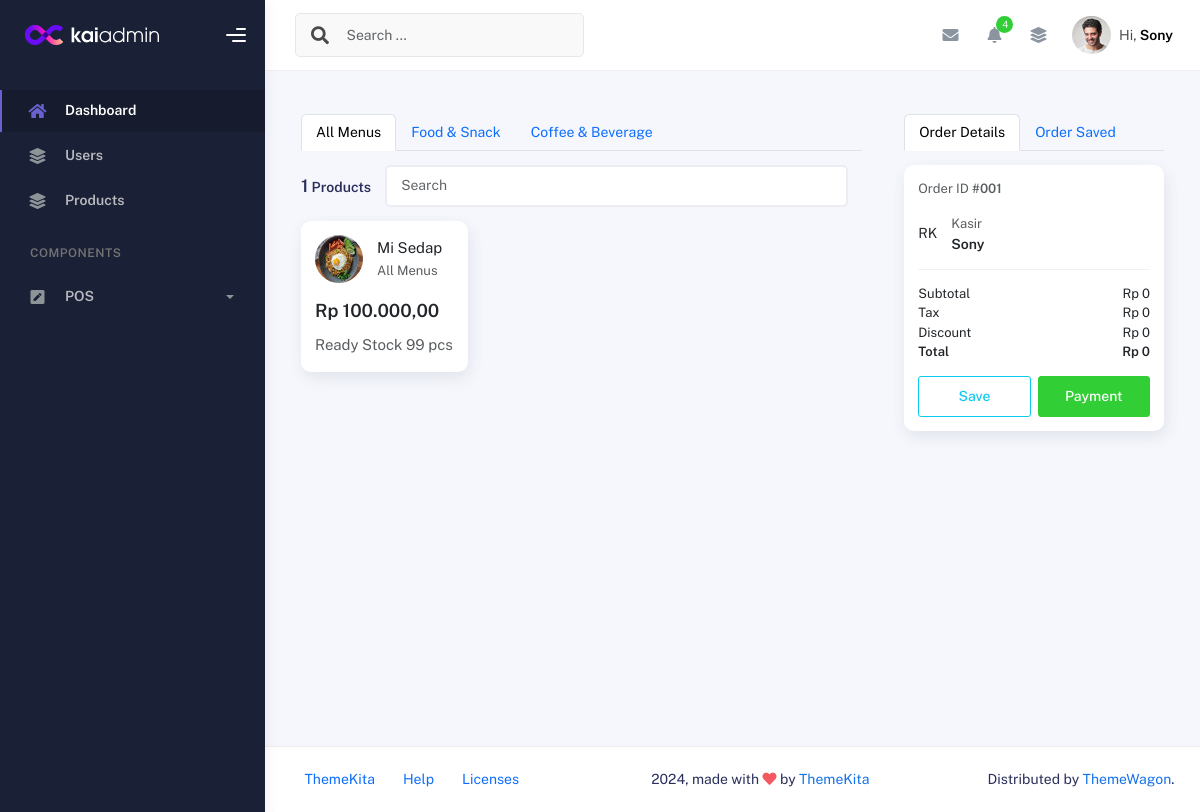
Screenshot of /main.php?page=transaction (signed in) with the database file from the repository.
### tables this page shows
CREATE TABLE `categories` (
  `id` int(10) NOT NULL,
  `category_name` varchar(45) DEFAULT NULL,
  `created_at` timestamp NOT NULL DEFAULT current_timestamp(),
  `updated_at` timestamp NOT NULL DEFAULT current_timestamp()
);

CREATE TABLE `products` (
  `id` int(10) NOT NULL,
  `category_id` int(10) DEFAULT NULL,
  `product_name` varchar(45) DEFAULT NULL,
  `product_photo` varchar(100) DEFAULT NULL,
  `product_price` int(10) DEFAULT NULL,
  `qty` int(10) DEFAULT NULL,
  `product_description` varchar(55) DEFAULT NULL,
  `is_active` tinyint(1) NOT NULL DEFAULT 0,
  `created_at` timestamp NOT NULL DEFAULT current_timestamp(),
  `updated_at` timestamp NOT NULL DEFAULT current_timestamp()
);

### pages/transaction.php (the view, shortened to what this page needs)
<?php
$selectCategories = mysqli_query($koneksi, "SELECT * FROM categories");
$rowCategories = mysqli_fetch_all($selectCategories, MYSQLI_ASSOC);
$selectProducts = mysqli_query($koneksi, "SELECT * FROM products");
$rowPros = mysqli_fetch_all($selectProducts, MYSQLI_ASSOC);
?>
<div class="row">
    <div class="col-lg-8 p-4">
        <ul class="nav nav-tabs" role="tablist">
            <?php
            foreach ($rowCategories as $key => $v) {
            ?>
                <li class="nav-item">
                    <button class="nav-link <?php echo $key === 0 ? 'active' : '' ?>" data-bs-toggle="tab" data-bs-target="#tab-pane-<?php echo $key ?>">
                        <?php echo $v['category_name'] ?>
                    </button>
                </li>
            <?php
            }
            ?>
        </ul>
        <div class="tab-content mt-3">
            <?php
            foreach ($rowCategories as $key => $value) {
            ?>
                <div class="tab-pane fade <?php echo $key === 0 ? 'show active' : '' ?>" id="tab-pane-<?php echo $key ?>">
                    <div class="d-flex justify-content-between align-items-center mb-3">
                        <div class="fw-semibold">
                            <?php
                            $count = 0;
                            foreach ($rowPros as $rowPro) {
                                if ($rowPro['category_id'] == $value['id']) {
                                    $count++;
                                }
                                if ($key == 0) {
                                    $count++;
                                }
                            }
                            ?>
                            <span class="fs-5"><?php echo $count ?></span> Products
                        </div>
                        <div class="flex-grow-1 mx-3">
                            <input type="text" class="form-control" placeholder="Search">
                        </div>
                    </div>
                    <div class="row g-3">
                        <?php
                        foreach ($rowPros as $rowP) {
                        ?>
                            <?php
                            if ($key == 0) {
                            ?>
                                <div class="col-md-4">
                                    <div class="card product-card" onclick='addToCart({
                                    id: <?= $rowP["id"] ?>,
                                    name: "<?= $rowP["product_name"] ?>",
                                    price: <?= $rowP["product_price"] ?>,
                                    image: "assets/img/<?= $rowP["product_photo"] ?>"})'>
                                        <div class="d-flex align-items-center p-3">
                                            <img src="assets/img/<?php echo $rowP['product_photo'] ?>" class="rounded-circle me-3" width="48" height="48">
                                            <div>
                                                <h6 class="mb-0"><?php echo $rowP['product_name'] ?></h6>
                                                <small class="text-muted"><?php echo $value['category_name'] ?></small>
                                            </div>
                                        </div>
                                        <div class="px-3">
                                            <h5 class="fw-bold">Rp <?php echo number_format($rowP['product_price'], 2, ',', '.') ?></h5>
                                            <p class="text-muted">Ready Stock <?php echo $rowPro['qty'] ?> pcs</p>
                                        </div>
                                    </div>
                                </div>
                        <?php
                            }
                        }
                        ?>
                    </div>
                </div>
            <?php
            }
            ?>
        </div>
    </div>
    <div class="col-lg-4 p-4">
        <ul class="nav nav-tabs">
            <li class="nav-item">
                <button class="nav-link active">Order Details</button>
            </li>
            <li class="nav-item">
                <button class="nav-link">Order Saved</button>
            </li>
        </ul>
        <div class="card p-3 mt-3">
            <small class="text-muted">Order ID <strong>#001</strong></small>
            <div class="d-flex align-items-center my-3">
                <div class="avatar-circle me-3">RK</div>
                <div>
                    <small class="text-muted">Kasir</small>
                    <div class="fw-semibold"><?php echo isset($_SESSION['USERNAME']) ? $_SESSION['USERNAME'] : ''  ?></div>
                </div>
            </div>
            <div class="border-top pt-3">
                <div class="d-flex justify-content-between">
                    <small>Subtotal</small>
                    <small id="subtotal">Rp 0</small>
                </div>
                <div class="d-flex justify-content-between">
                    <small>Tax</small>
                    <small id="tax">Rp 0</small>
                </div>
                <div class="d-flex justify-content-between">
                    <small>Discount</small>
                    <small id="discount">Rp 0</small>
                </div>
                <div class="d-flex justify-content-between fw-bold">
                    <small>Total</small>
                    <small id="total-bill">Rp 0</small>
                </div>
            </div>
            <div class="mt-3 d-flex gap-2">
                <button class="btn btn-outline-info w-50">Save</button>
                <button class="btn btn-success w-50" data-bs-toggle="modal" data-bs-target="#exampleModal" id="btn-payment">Payment</button>
            </div>
        </div>
    </div>
</div>

### main.php (shortened to what this page needs)
<!DOCTYPE html>
<html lang="en">
<head>
    <link rel="stylesheet" href="assets/template/assets/css/bootstrap.min.css" />
    <link rel="stylesheet" href="assets/template/assets/css/plugins.min.css" />
    <link rel="stylesheet" href="assets/template/assets/css/kaiadmin.min.css" />
    <link rel="stylesheet" href="assets/template/assets/css/demo.css" />
</head>
<body>
    <div class="wrapper">
        <div class="sidebar" data-background-color="dark">
            <div class="sidebar-logo">
                <div class="logo-header" data-background-color="dark">
                    <a href="?page=dashboard" class="logo">
                        <img
                            src="assets/template/assets/img/kaiadmin/logo_light.svg"
                            alt="navbar brand"
                            class="navbar-brand"
                            height="20" />
                    </a>
                    <div class="nav-toggle">
                        <button class="btn btn-toggle toggle-sidebar">
                            <i class="gg-menu-right"></i>
                        </button>
                    </div>
                </div>
            </div>
            <?php include "inc/sidebar.php"; ?>
        </div>
        <div class="main-panel">
            <div class="main-header">
                <?php include "inc/navbar.php"; ?>
            </div>
            <div class="container">
                <div class="page-inner">
                    <div class="row">
                        <div class="col-md-12">
                            <?php
                            if (isset($_GET['page'])) {
                                if (file_exists('pages/' . $_GET['page'] . '.php')) {
                                    include 'pages/' . $_GET['page'] . '.php';
                                } else {
                                    echo "<h1>Halaman Tidak Ditemukan</h1>";
                                }
                            } else {
                                include 'pages/dashboard.php';
                            }
                            ?>
                        </div>
                    </div>
                </div>
            </div>
            <?php include "inc/footer.php" ?>
        </div>
    </div>
</body>
</html>

### inc/sidebar.php (shortened to what this page needs)
<div class="sidebar-wrapper scrollbar scrollbar-inner">
    <div class="sidebar-content">
        <ul class="nav nav-secondary">
            <li class="nav-item active">
                <a
                    href="?page=dashboard"
                    aria-expanded="false">
                    <i class="fas fa-home"></i>
                    <p>Dashboard</p>
                </a>
            </li>
            <li class="nav-item">
                <a
                    href="?page=user"
                    aria-expanded="false">
                    <i class="fas fa-layer-group"></i>
                    <p>Users</p>
                </a>
            </li>
            <li class="nav-item">
                <a
                    href="?page=product"
                    aria-expanded="false">
                    <i class="fas fa-layer-group"></i>
                    <p>Products</p>
                </a>
            </li>
            <li class="nav-section">
                <h4 class="text-section">Components</h4>
            </li>
            <li class="nav-item">
                <a data-bs-toggle="collapse" href="#forms">
                    <i class="fas fa-pen-square"></i>
                    <p>POS</p>
                    <span class="caret"></span>
                </a>
            </li>
        </ul>
    </div>
</div>

### inc/navbar.php (shortened to what this page needs)
<nav
    class="navbar navbar-header navbar-header-transparent navbar-expand-lg border-bottom">
    <div class="container-fluid">
        <nav
            class="navbar navbar-header-left navbar-expand-lg navbar-form nav-search p-0 d-none d-lg-flex">
            <div class="input-group">
                <div class="input-group-prepend">
                    <button type="submit" class="btn btn-search pe-1">
                        <i class="fa fa-search search-icon"></i>
                    </button>
                </div>
                <input
                    type="text"
                    placeholder="Search ..."
                    class="form-control" />
            </div>
        </nav>
        <ul class="navbar-nav topbar-nav ms-md-auto align-items-center">
            <li class="nav-item topbar-icon dropdown hidden-caret">
                <a
                    class="nav-link dropdown-toggle"
                    href="#"
                    id="messageDropdown"
                    role="button"
                    data-bs-toggle="dropdown"
                    aria-haspopup="true"
                    aria-expanded="false">
                    <i class="fa fa-envelope"></i>
                </a>
            </li>
            <li class="nav-item topbar-icon dropdown hidden-caret">
                <a
                    class="nav-link dropdown-toggle"
                    href="#"
                    id="notifDropdown"
                    role="button"
                    data-bs-toggle="dropdown"
                    aria-haspopup="true"
                    aria-expanded="false">
                    <i class="fa fa-bell"></i>
                    <span class="notification">4</span>
                </a>
            </li>
            <li class="nav-item topbar-icon dropdown hidden-caret">
                <a
                    class="nav-link"
                    data-bs-toggle="dropdown"
                    href="#"
                    aria-expanded="false">
                    <i class="fas fa-layer-group"></i>
                </a>
            </li>
            <li class="nav-item topbar-user dropdown hidden-caret">
                <a
                    class="dropdown-toggle profile-pic"
                    data-bs-toggle="dropdown"
                    href="#"
                    aria-expanded="false">
                    <div class="avatar-sm">
                        <img
                            src="assets/img/profile.jpg"
                            alt="..."
                            class="avatar-img rounded-circle" />
                    </div>
                    <span class="profile-username">
                        <span class="op-7">Hi,</span>
                        <span class="fw-bold"><?php echo $_SESSION['USERNAME'] ?></span>
                    </span>
                </a>
            </li>
        </ul>
    </div>
</nav>

### inc/footer.php
<footer class="footer">
                <div class="container-fluid d-flex justify-content-between">
                    <nav class="pull-left">
                        <ul class="nav">
                            <li class="nav-item">
                                <a class="nav-link" href="http://www.themekita.com">
                                    ThemeKita
                                </a>
                            </li>
                            <li class="nav-item">
                                <a class="nav-link" href="#"> Help </a>
                            </li>
                            <li class="nav-item">
                                <a class="nav-link" href="#"> Licenses </a>
                            </li>
                        </ul>
                    </nav>
                    <div class="copyright">
                        2024, made with <i class="fa fa-heart heart text-danger"></i> by
                        <a href="http://www.themekita.com">ThemeKita</a>
                    </div>
                    <div>
                        Distributed by
                        <a target="_blank" href="https://themewagon.com/">ThemeWagon</a>.
                    </div>
                </div>
            </footer>

### rows the page displays
categories: category_name "All Menus", count "1"
categories: category_name "Food & Snack"
categories: category_name "Coffee & Beverage"
products: product_photo (picture), product_name "Mi Sedap", product_price "100.000,00", qty "99"

### other values shown
$_SESSION['USERNAME'] "Sony"
